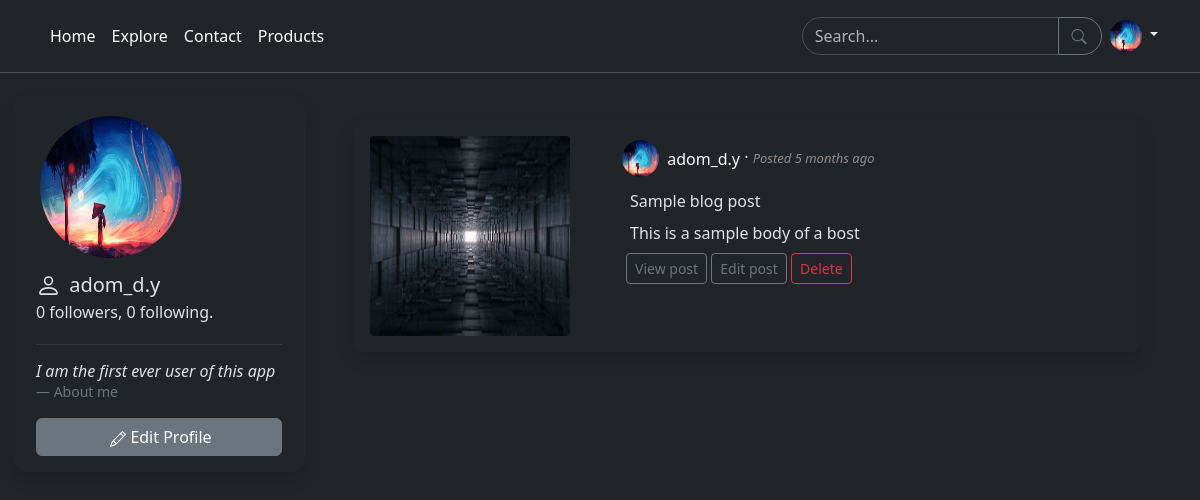
Before: /user/adom_d.y (signed in) with the older database file.
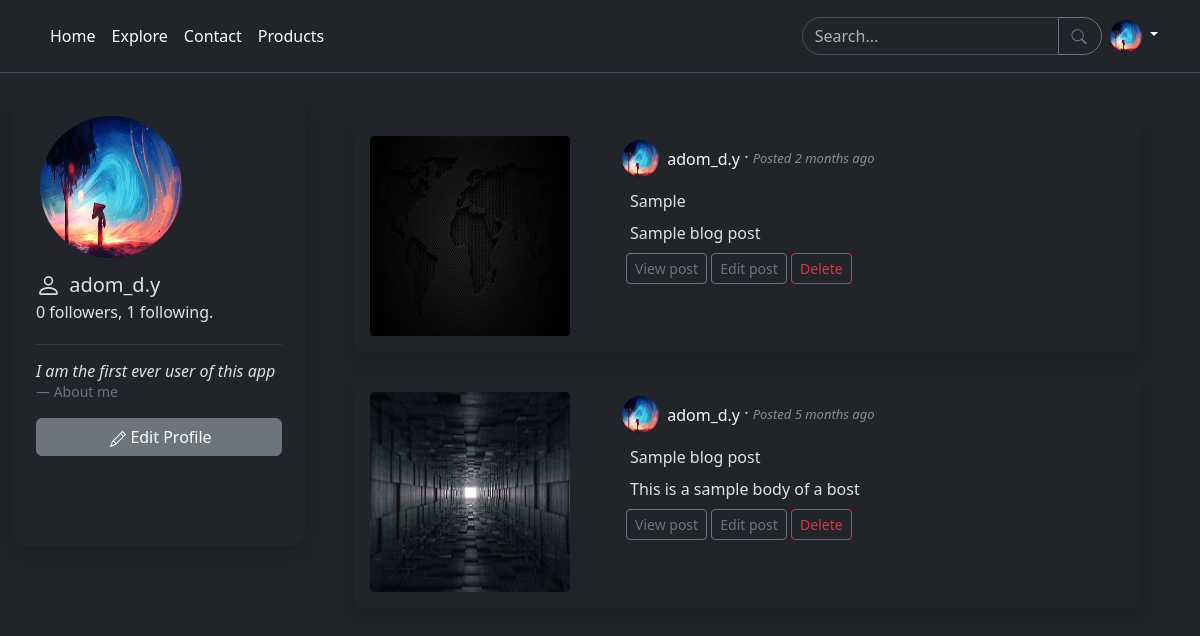
After: the same page with the newer database file.
### lumenlog/models.py (models this page shows, shortened)
class User(UserMixin, db.Model):
    id: Mapped[int] = mapped_column(primary_key=True)
    username: Mapped[str] = mapped_column(String(20), unique=True)
    email: Mapped[str] = mapped_column(String(30), unique=True)
    password: Mapped[str] = mapped_column(String(120))
    timestamp: Mapped[str] = mapped_column(DateTime, default=datetime.utcnow)
    about_me: Mapped[str] = mapped_column(String(70), nullable=True)
    profile_pic: Mapped[str] = mapped_column(String(), nullable=True)
    posts: Mapped[List["Post"]] = relationship("Post", back_populates="author")
    following: WriteOnlyMapped['User'] = relationship(
        secondary=followers, primaryjoin=(followers.c.follower_id == id),
        secondaryjoin=(followers.c.followed_id == id),
        back_populates='followers')
    followers: WriteOnlyMapped['User'] = relationship(
        secondary=followers, primaryjoin=(followers.c.followed_id == id),
        secondaryjoin=(followers.c.follower_id == id),
        back_populates='following')
    last_message_read_time: Mapped[Optional[datetime]]
    messages_sent: WriteOnlyMapped['Message'] = relationship(
        foreign_keys='Message.sender_id', back_populates='sender')
    messages_received: WriteOnlyMapped['Message'] = relationship(
        foreign_keys='Message.recipient_id', back_populates='recipient')
    def get_user_posts(self):
        return db.session.query(Post).filter(Post.author.has(username=self.username)).order_by(Post.timestamp.desc()).all()
    def followers_count(self):
        query = select(func.count()).select_from(
            self.followers.select().subquery())
        return db.session.scalar(query)
    def following_count(self):
        query = select(func.count()).select_from(
            self.following.select().subquery())
        return db.session.scalar(query)

class Post(db.Model):
    id: Mapped[int] = mapped_column(primary_key=True)
    title: Mapped[str] = mapped_column(String(255))
    content: Mapped[str] = mapped_column(String(5000))
    cover: Mapped[str] = mapped_column(String(255))
    timestamp: Mapped[str] = mapped_column(DateTime, default=datetime.utcnow)
    language: Mapped[Optional[str]] = mapped_column(String(5), nullable=True)
    author_id: Mapped[int] = mapped_column(Integer(), ForeignKey("user.id"))
    author: Mapped['User'] = relationship("User", back_populates="posts")

### lumenlog/views.py (the view)
@views.route('/user/<username>', methods=["POST", "GET"])
@login_required
def user(username):
    user = User.query.filter_by(username=username).first()
    if user is None:
        abort(404)
    posts = user.get_user_posts()
    form = Follow_Or_Unfollow()
    return render_template("views/user.html", username=username, user=user, posts=posts, form=form)

### lumenlog/forms.py
class Follow_Or_Unfollow(FlaskForm):
    submit = SubmitField('Submit')

class SearchForm(FlaskForm):
    search = StringField('Search...', validators=[DataRequired()])
    submit = SubmitField('Search')

### lumenlog/__init__.py (called while the page is built)
def create_app():
    app = Flask(__name__, instance_relative_config=True)
    app.config.from_object('config.DevelopmentConfig')
    db.init_app(app)
    login_manager.init_app(app)
    moment.init_app(app)
    ckeditor.init_app(app)
    login_manager.login_view = "auth.login"
    from .auth import auth
    from .views import views
    from .errors import errors
    app.register_blueprint(auth, url_prefix='/auth')
    app.register_blueprint(views, url_prefix='/')
    app.register_blueprint(errors, url_prefix='/error')
    from .models import User, Post
    with app.app_context():
        db.create_all()
    @login_manager.user_loader
    def load_user(user_id):
        return User.query.get(user_id)
    return app

### lumenlog/views.py (called while the page is built)
@views.app_context_processor
def base():
    searchForm = SearchForm()
    user = current_user
    return dict(searchForm=searchForm, user=user)

### lumenlog/templates/views/user.html (shortened to what this page needs)
{% extends "views/base.html" %} {% block title %}Profile{% endblock title %} {%
block content %}
<div class="row gx-5 justify-content-center p-4">
  <div class="d-grid col-3 shadow rounded-4 profile">
    <div class="my-3 text--center">
      <div class="mb-2">
        {% if not user.profile_pic %}
        <img src="{{user.avatar(130) }}" class="img-thumbnail" />
        {% else %}
        <img
          src="{{ url_for('static', filename='img/' + user.profile_pic) }}"
          class="img-thumbnail"
          style="width: 150px; height: 150px" />
        {% endif %}
      </div>
      <div
        class="d-flex border-bottom border-dark-subtle pb-1 flex-column mb-3">
        <div>
          <span class="align-middle fs-5 pt-2 mx-1"> {{ user.username }} </span>
        </div>
        <div>
          <p>
            {{ user.followers_count() }} followers, {{ user.following_count() }}
            following.
          </p>
        </div>
      </div>
      {% if user.about_me %}
      <figure>
        <blockquote class="blockquote">
          <p class="lh-sm lead fw-lighter fst-italic fs-6">{{user.about_me}}</p>
        </blockquote>
        <figcaption class="blockquote-footer">About me</figcaption>
      </figure>
      {% endif %} {% if user == current_user %}
      <a
        href="{{url_for('views.edit_profile', username=current_user.username)}}"
        class="link-offset-2 link-underline link-underline-opacity-0"
        ><div class="d-grid">
          <button class="btn btn-secondary" type="button">
            Edit Profile
          </button>
        </div></a
      >
      {% endif %}
    </div>
  </div>
  <div class="col-9">
    {% if posts %} {% include "views/_posts.html" %} {% else %}
    <div class="d-grid justify-content-center">
      <h3 class="lead">User has not made any post yet.</h3>
    </div>
    {% endif %}
  </div>
</div>
{% endblock content %}

### lumenlog/templates/views/base.html (shortened to what this page needs)
<!DOCTYPE html>
<html lang="en" data-bs-theme="dark">
  <head>
    <link
      href="https://cdn.jsdelivr.net/npm/bootstrap@5.3.3/dist/css/bootstrap.min.css"
      rel="stylesheet"
 />
    <link
      rel="stylesheet"
      href="https://cdn.jsdelivr.net/npm/bootstrap-icons@1.11.3/font/bootstrap-icons.min.css" />
    <link rel="stylesheet" href="{{ url_for('static', filename='css/base.css')
    }}" >
  </head>
  <body class="background">
    <header>{% include "views/_navbar.html" %}</header>
    <main class="container-fluid pt-2">
       {% block content %}{% endblock content %}
    </main>
  </body>
</html>

### lumenlog/templates/views/_navbar.html (shortened to what this page needs)
<div class="p-3 mb-3 border-bottom bg-dark fixed-top" data-bs-theme="dark">
  <div class="container">
    <div
      class="d-flex flex-wrap align-items-center justify-content-center justify-content-lg-start">
      <ul
        class="nav col-12 col-lg-auto me-lg-auto mb-2 justify-content-center mb-md-0">
        <li>
          <a
            href="{{ url_for('views.home') }}"
            class="nav-link px-2 link-body-emphasis"
            >Home</a
          >
        </li>
        <li>
          <a
            href="{{ url_for('views.explore') }}"
            class="nav-link px-2 link-body-emphasis"
            >Explore</a
          >
        </li>
        <li>
          <a href="#" class="nav-link px-2 link-body-emphasis">Contact</a>
        </li>
        <li>
          <a href="#" class="nav-link px-2 link-body-emphasis">Products</a>
        </li>
      </ul>
      <form
        class="d-flex"
        role="search"
        method="POST"
        action="{{ url_for('views.search')}}">
        <div class="input-group me-2">
          <input
            type="search"
            name="search"
            class="form-control rounded-start-5"
            placeholder="Search..."
            aria-label="Search" />
          <button
            class="btn btn-outline-secondary rounded-end-5 justify-content-center"
            type="button"
            id="button-addon2">
            <svg
              xmlns="http://www.w3.org/2000/svg"
              width="18"
              height="18"
              fill="currentColor"
              class="bi bi-search"
              viewBox="0 0 18 19">
              <path
                d="M11.742 10.344a6.5 6.5 0 1 0-1.397 1.398h-.001q.044.06.098.115l3.85 3.85a1 1 0 0 0 1.415-1.414l-3.85-3.85a1 1 0 0 0-.115-.1zM12 6.5a5.5 5.5 0 1 1-11 0 5.5 5.5 0 0 1 11 0" />
            </svg>
          </button>
        </div>
      </form>
      <div class="dropdown text-end">
        <a
          href="#"
          class="d-block link-body-emphasis text-decoration-none dropdown-toggle"
          data-bs-toggle="dropdown"
          aria-expanded="false">
          {% if not user.profile_pic %}
          <img
            src="{{user.avatar(32) }}"
            alt="mdo"
            width="32"
            height="32"
            class="rounded-circle" />
          {% else %}
          <img
            src="{{ url_for('static', filename='img/' + user.profile_pic) }}"
            alt="mdo"
            width="32"
            height="32"
            class="rounded-circle" />
          {% endif %}
        </a>
      </div>
    </div>
  </div>
</div>

### lumenlog/templates/views/_posts.html
{% if posts %}
<div class="d-grid p-4 align-items-center">
  <div class="list-group list-group-checkable d-grid gap-4">
    {% for post in posts %}
    <div class="d-grid list-group-item rounded-3 py-3 shadow post">
      <div class="row gap-4 row position-relative">
        <div class="col-2 col-md-auto">
          <img
            class="rounded-1 img-fluid"
            src="{{ url_for('static', filename='img/' + post.cover) }}"
            style="width: 200px; height: 200px" />
        </div>
        <div class="col-9 col-md-auto">
          <div class="row d-flex">
            <div class="d-inline">
              <a
                href="{{ url_for('views.user', username=post.author.username) }}"
                class="link-light link-offset-2 link-underline link-underline-opacity-0">
                {% if not post.author.profile_pic %}
                <img src="{{post.author.avatar(25) }}" class="img-thumbnail" />
                {% else %}
                <img
                  src="{{ url_for('static', filename='img/' + post.author.profile_pic) }}"
                  class="img-thumbnail"
                  style="width: 45px; height: 45px" />
                {% endif %}
                <span class="align-middle fs-6"
                  >{{ post.author.username }}</span
                > </a
              >&middot;
              <span class="align-middle fst-italic lead post-time"
                >Posted {{ moment(post.timestamp).fromNow() }}</span
              >
            </div>
          </div>
          <div class="row px-4 mt-2">{{ post.title }}</div>
          <div class="row px-4 mt-2">
            <div class="text-truncate p-0 m-0" style="max-width: 400px">
              {{ post.content|safe }}
            </div>
          </div>
          <div class="align-bottom m-2">
            <a
              class="link-offset-2 link-underline link-underline-opacity-0"
              href="{{ url_for('views.get_post', id=post.id)}}">
              <button type="button" class="btn btn-outline-secondary btn-sm">
                View post
              </button>
            </a>
            {% if post.author == current_user %}
            <a
              class="link-offset-2 link-underline link-underline-opacity-0"
              href="{{ url_for('views.get_post', id=post.id)}}">
              <button type="button" class="btn btn-outline-secondary btn-sm">
                Edit post
              </button>
            </a>
            <a
              class="link-offset-2 link-underline link-underline-opacity-0"
              href="{{ url_for('views.delete_post', id=post.id) }}">
              <button type="button" class="btn btn-outline-danger btn-sm">
                Delete
              </button>
            </a>
            {% endif %}
          </div>
        </div>
      </div>
    </div>
    {% endfor %}
  </div>
</div>
{% endif %}

### lumenlog/static/css/base.css (style rules this page uses)
main { margin-top: 64px; }
.profile { max-height: 450px; background: #212529; }
.post { background: #212529; border: none; }
.img-thumbnail { border-width: 0 !important; border-radius: 50%; }
.post-time { font-size: 13px !important; color: #918b8b; }

Changed rows visible on the page:
added Post: cover (picture), profile_pic (picture), author.username "adom_d.y", timestamp "2 months ago", title "Sample", content "Sample blog post"
Other visible differences:
{{ user.following_count() }}: "0" → "1"
